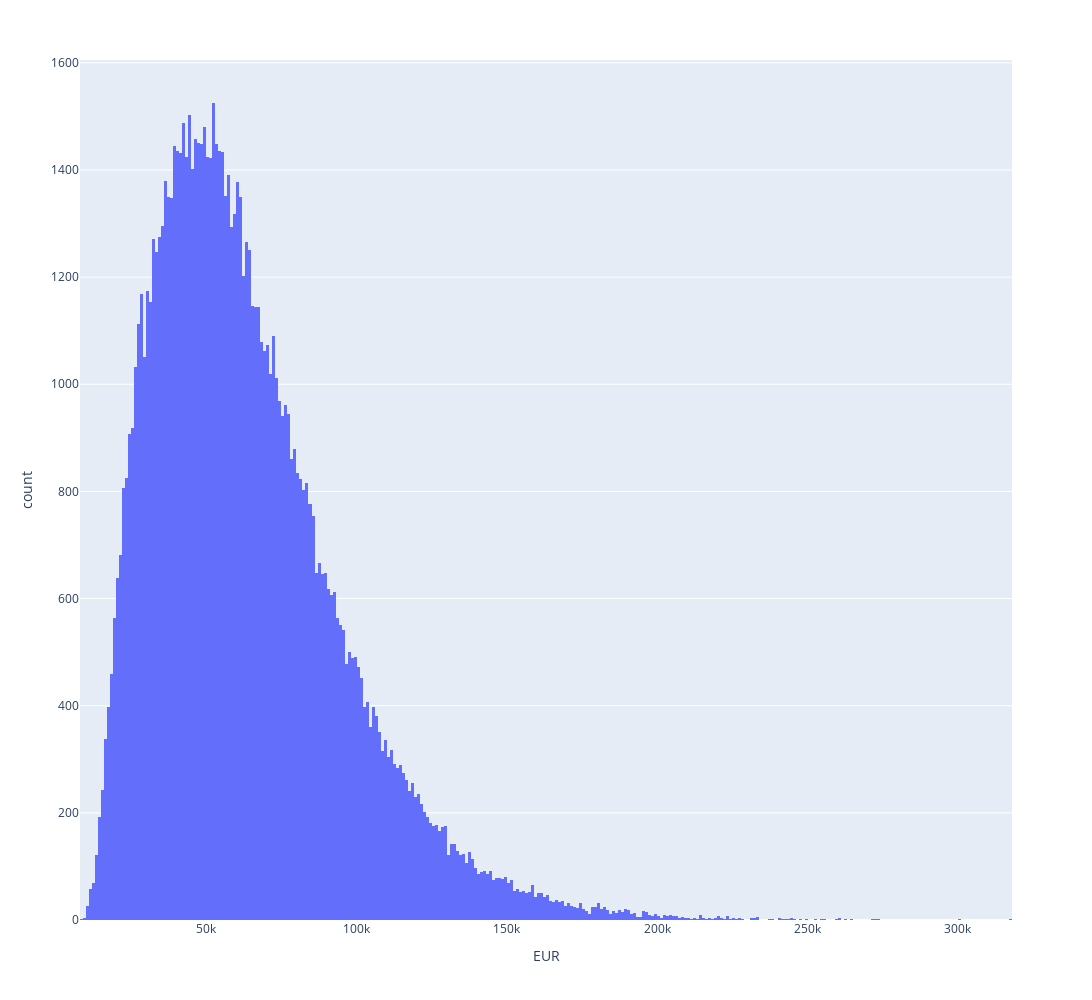

This figure's notebook cell:
### Code cell
fig = px.histogram(df, x='EUR', hover_data=df.columns, width = 1500.0, height = 1000.0)
fig.show(width = 15.0, height = 5.0)

### Figure 1 — Plotly figure (JSON) as saved in the notebook; plotly's stock layout.template omitted (floating-point values rounded to 4 significant figures; data arrays with more than 128 entries replaced by an {"elided": "..."} marker saying what was removed)
{"data": [{"alignmentgroup": "True", "bingroup": "x", "hovertemplate": "EUR=%{x}<br>count=%{y}<extra></extra>", "legendgroup": "", "marker": {"color": "#636efa"}, "name": "", "offsetgroup": "", "orientation": "v", "showlegend": false, "type": "histogram", "x": {"elided": "100000 int values"}, "xaxis": "x", "yaxis": "y"}], "layout": {"barmode": "relative", "height": 1000, "legend": {"tracegroupgap": 0}, "margin": {"t": 60}, "width": 1500, "xaxis": {"anchor": "y", "autorange": true, "domain": [0, 1], "range": [8000.0, 318000.0], "title": {"text": "EUR"}, "type": "linear"}, "yaxis": {"anchor": "x", "autorange": true, "domain": [0, 1], "range": [0, 1605.0], "title": {"text": "count"}}}}
